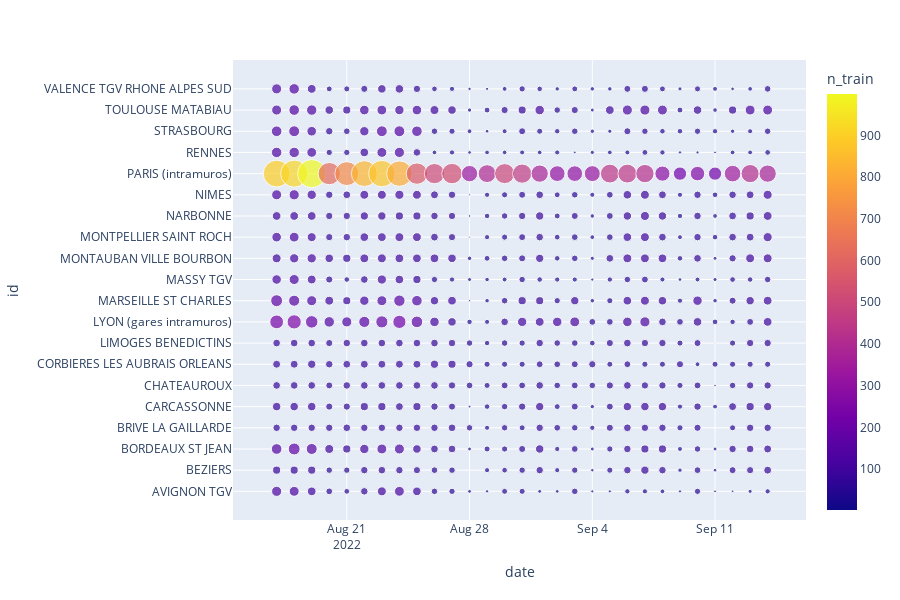

Here is the notebook cell this chart was saved with:
### Code cell
id_time_coverage(data=df, y=['departure'], time_var='date',
                 args={'color': 'n_train', 'size': 'n_train'})

### Figure 1 — Plotly figure (JSON) as saved in the notebook; plotly's stock layout.template omitted (floating-point values rounded to 4 significant figures; data arrays with more than 128 entries replaced by an {"elided": "..."} marker saying what was removed)
{"data": [{"hovertemplate": "date=%{x}<br>id=%{y}<br>n_train=%{marker.color}<extra></extra>", "legendgroup": "", "marker": {"color": {"elided": "578 int values"}, "coloraxis": "coloraxis", "size": {"elided": "578 int values"}, "sizemode": "area", "sizeref": 2.498, "symbol": "circle"}, "mode": "markers", "name": "", "orientation": "v", "showlegend": false, "type": "scatter", "x": {"elided": "578 str values"}, "xaxis": "x", "y": {"elided": "578 str values"}, "yaxis": "y"}], "layout": {"coloraxis": {"colorbar": {"title": {"text": "n_train"}}, "colorscale": [[0, "#0d0887"], [0.1111, "#46039f"], [0.2222, "#7201a8"], [0.3333, "#9c179e"], [0.4444, "#bd3786"], [0.5556, "#d8576b"], [0.6667, "#ed7953"], [0.7778, "#fb9f3a"], [0.8889, "#fdca26"], [1, "#f0f921"]]}, "height": 600, "legend": {"itemsizing": "constant", "tracegroupgap": 0}, "margin": {"t": 60}, "xaxis": {"anchor": "y", "domain": [0, 1], "title": {"text": "date"}}, "yaxis": {"anchor": "x", "categoryarray": ["AVIGNON TGV", "BEZIERS", "BORDEAUX ST JEAN", "BRIVE LA GAILLARDE", "CARCASSONNE", "CHATEAUROUX", "CORBIERES LES AUBRAIS ORLEANS", "LIMOGES BENEDICTINS", "LYON (gares intramuros)", "MARSEILLE ST CHARLES", "MASSY TGV", "MONTAUBAN VILLE BOURBON", "MONTPELLIER SAINT ROCH", "NARBONNE", "NIMES", "PARIS (intramuros)", "RENNES", "STRASBOURG", "TOULOUSE MATABIAU", "VALENCE TGV RHONE ALPES SUD"], "categoryorder": "array", "domain": [0, 1], "title": {"text": "id"}}}}
